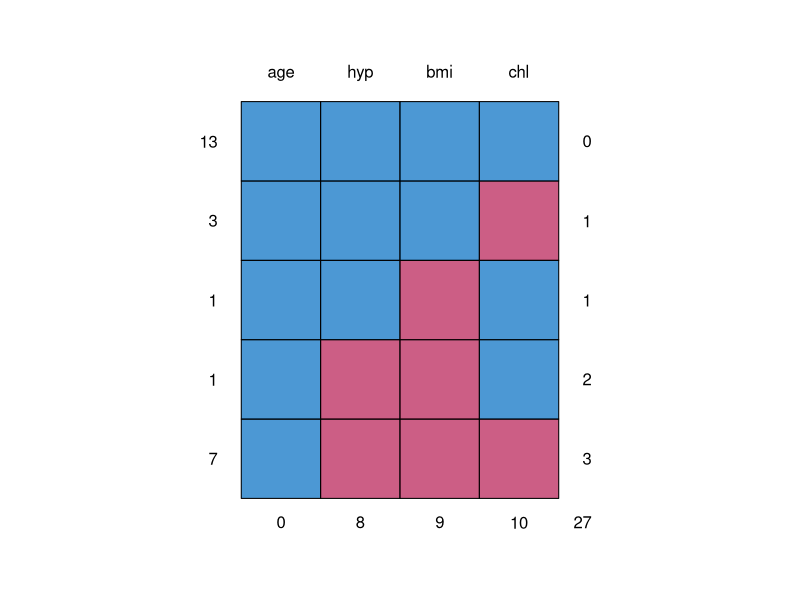
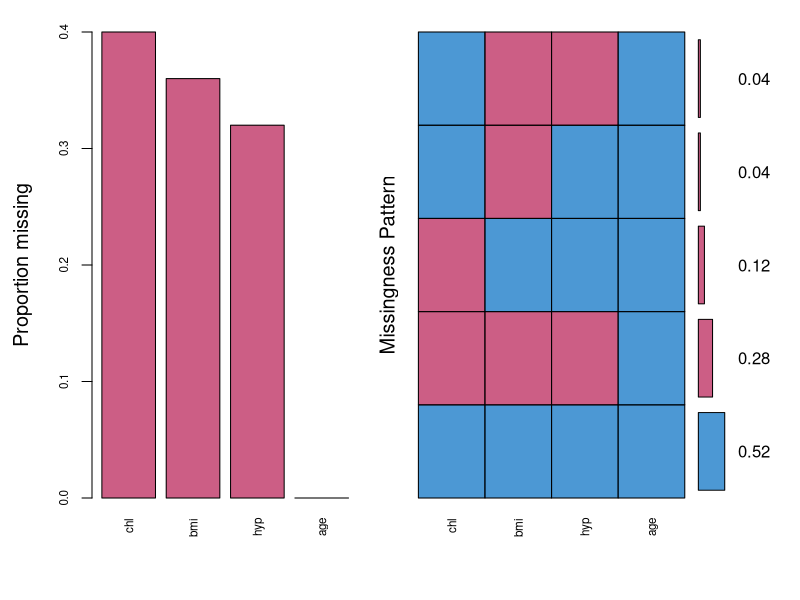
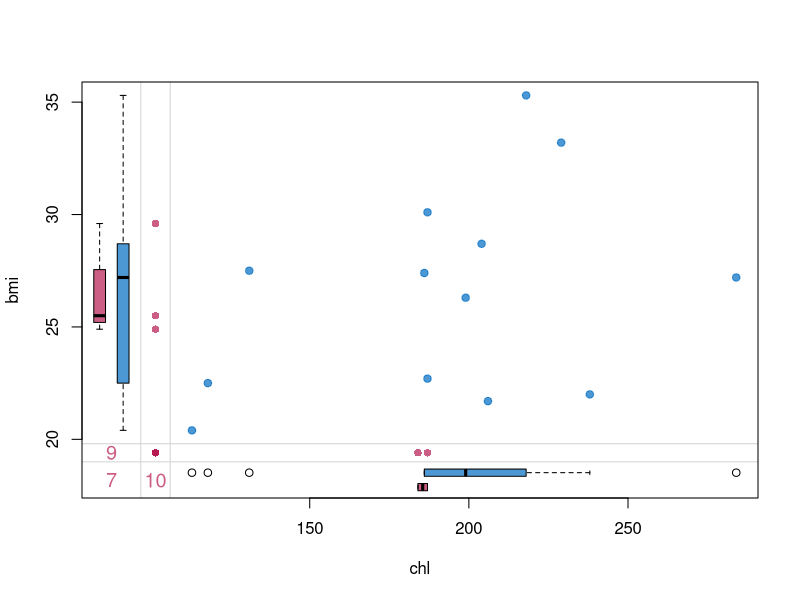

These figures' R source, in order: (Note: this script raises an error after producing the figures.)
## ---- chunk 1
# required libraries
library(mice)
library(VIM)
library(lattice)


# load data
data(nhanes)
str(nhanes)
nhanes$age <- factor(nhanes$age)
## ---- chunk 2
md.pattern(nhanes)
## ---- chunk 3
nhanes_aggr <- aggr(nhanes,col=mdc(1:2),numbers=TRUE,sortVars=TRUE,
labels=names(nhanes),cex.axis=.7, gap=3,
ylab=c("Proportion missing","Missingness Pattern"))
## ---- chunk 4
marginplot(nhanes[, c("chl", "bmi")], col = mdc(1:2), cex.numbers = 1.2, pch = 19)
## ---- chunk 5
imp <- mice(nhanes, m=20, printFlag=FALSE, maxit = 40, seed=2525) 
# The output imp contains m=20 completed datasets imputed using PMM

fit.mi <- with(data=imp, exp = lm(chl ~ age + bmi))
#Function with() used to fit a simple linear model to each imputed dataset

fit.mi$analyses[[1]] #see analysis of 1st imputed dataset

fit.mi$analyses[[20]] #see analysis of 20th imputed dataset

## ---- chunk 6
combFit <- pool(fit.mi) # Combine all the results of the 20 imputed datasets

round(summary(combFit),2)

## ---- chunk 7
imp$method
## ---- chunk 8
imp50 <- mice(nhanes, m=50, printFlag=FALSE, maxit = 40, seed=2525)
fit.mi50 <- with(data=imp50, exp = lm(chl ~ age + bmi))
combFit <- pool(fit.mi50)
round(summary(combFit),2)
## ---- chunk 9
# Extract the imputations for bmi
imp$imp$bmi
## ---- chunk 10

# Extract the second complete dataset
imp_2 <- complete(imp, 2)
head(imp_2)
## ---- chunk 11
# scatterplot (of chl and bmi) for each imputed dataset
xyplot(imp, bmi ~ chl | .imp, pch = 20, cex = 1.4)
## ---- chunk 12
# To detect interesting differences in distribution between observed and imputed data
densityplot(imp)
## ---- chunk 13
# Create an indicator variable of BMI, coded as 1 if BMI >= 25, 0 if BMI<25, 
# NA if BMI is missing
nhanes$overwt <- ifelse(is.na(nhanes$bmi),NA,ifelse(nhanes$bmi<25,0,1))
nhanes_new <- nhanes[,-which(names(nhanes) %in% "bmi")]
nhanes_new$overwt <- as.factor(nhanes_new$overwt)

# MICE
imp_new <- mice(nhanes_new, m=20, printFlag=FALSE, maxit = 40, seed=2525) 
fit.mi_new <- with(data=imp_new, exp = lm(chl ~ age + overwt))
combFit_new <- pool(fit.mi_new)
round(summary(combFit_new),2)
## ---- chunk 14
# See the univariate imputation model for each incomplete variable that mice() used
# for your data as default
imp_new$meth

# Possible imputation models provided by mice()
methods(mice)
## ---- chunk 15
# Since hypertension is binary, we want to change the default imputation method
meth=imp_new$meth
meth = c("", "logreg", "pmm","logreg")
nhanes_new$hyp <- as.factor(nhanes_new$hyp)
imp_new2 <- mice(nhanes_new, m=20, printFlag=FALSE, maxit = 40, seed=2525,method = meth) 
imp_new2$method

# Visiting sequence
imp_new2$vis
## ---- chunk 16
# Predictor matrix: Which variables does mice() use as predictors 
# for imputation of each incomplete variable?
imp_new2$pred

# We can specify relevant predictors as follows:
# Suppose hypertension should not predict overweight and cholesterol
pred=imp_new2$pred;
pred[, "hyp"] = 0
pred
